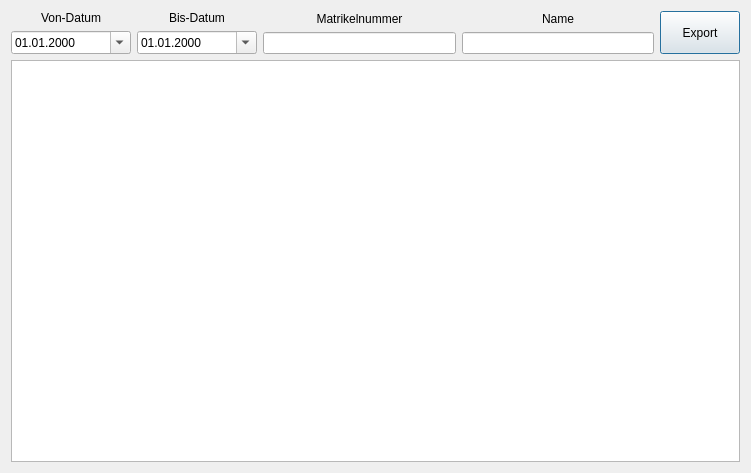
<?xml version="1.0" encoding="UTF-8"?>
<ui version="4.0">
 <class>TimestampDialog</class>
 <widget class="QDialog" name="TimestampDialog">
  <property name="geometry">
   <rect>
    <x>0</x>
    <y>0</y>
    <width>751</width>
    <height>473</height>
   </rect>
  </property>
  <property name="windowTitle">
   <string>Anwesenheit-Dialog</string>
  </property>
  <layout class="QGridLayout" name="gridLayout">
   <item row="0" column="0">
    <layout class="QVBoxLayout" name="verticalLayout_5">
     <item>
      <layout class="QHBoxLayout" name="horizontalLayout">
       <item>
        <layout class="QVBoxLayout" name="verticalLayout">
         <item>
          <widget class="QLabel" name="labelDate">
           <property name="text">
            <string>Von-Datum</string>
           </property>
           <property name="alignment">
            <set>Qt::AlignCenter</set>
           </property>
          </widget>
         </item>
         <item>
          <widget class="QDateEdit" name="fromDateEdit">
           <property name="minimumSize">
            <size>
             <width>120</width>
             <height>0</height>
            </size>
           </property>
           <property name="displayFormat">
            <string>dd.MM.yyyy</string>
           </property>
           <property name="calendarPopup">
            <bool>true</bool>
           </property>
          </widget>
         </item>
        </layout>
       </item>
       <item>
        <layout class="QVBoxLayout" name="verticalLayout_4">
         <item>
          <widget class="QLabel" name="labelDate_2">
           <property name="text">
            <string>Bis-Datum</string>
           </property>
           <property name="alignment">
            <set>Qt::AlignCenter</set>
           </property>
          </widget>
         </item>
         <item>
          <widget class="QDateEdit" name="toDateEdit">
           <property name="minimumSize">
            <size>
             <width>120</width>
             <height>0</height>
            </size>
           </property>
           <property name="displayFormat">
            <string>dd.MM.yyyy</string>
           </property>
           <property name="calendarPopup">
            <bool>true</bool>
           </property>
          </widget>
         </item>
        </layout>
       </item>
       <item>
        <layout class="QVBoxLayout" name="verticalLayout_3">
         <item>
          <widget class="QLabel" name="labelMatriculationNumber">
           <property name="text">
            <string>Matrikelnummer</string>
           </property>
           <property name="alignment">
            <set>Qt::AlignCenter</set>
           </property>
          </widget>
         </item>
         <item>
          <widget class="QLineEdit" name="lineEditMatriculationNumber"/>
         </item>
        </layout>
       </item>
       <item>
        <layout class="QVBoxLayout" name="verticalLayout_2">
         <item>
          <widget class="QLabel" name="labelUserName">
           <property name="text">
            <string>Name</string>
           </property>
           <property name="alignment">
            <set>Qt::AlignCenter</set>
           </property>
          </widget>
         </item>
         <item>
          <widget class="QLineEdit" name="lineEditUserName"/>
         </item>
        </layout>
       </item>
       <item>
        <widget class="QPushButton" name="pushButtonExport">
         <property name="sizePolicy">
          <sizepolicy hsizetype="Minimum" vsizetype="Minimum">
           <horstretch>0</horstretch>
           <verstretch>0</verstretch>
          </sizepolicy>
         </property>
         <property name="text">
          <string>Export</string>
         </property>
        </widget>
       </item>
      </layout>
     </item>
     <item>
      <widget class="QTableView" name="attendanceTable"/>
     </item>
    </layout>
   </item>
  </layout>
 </widget>
 <resources/>
 <connections/>
</ui>
